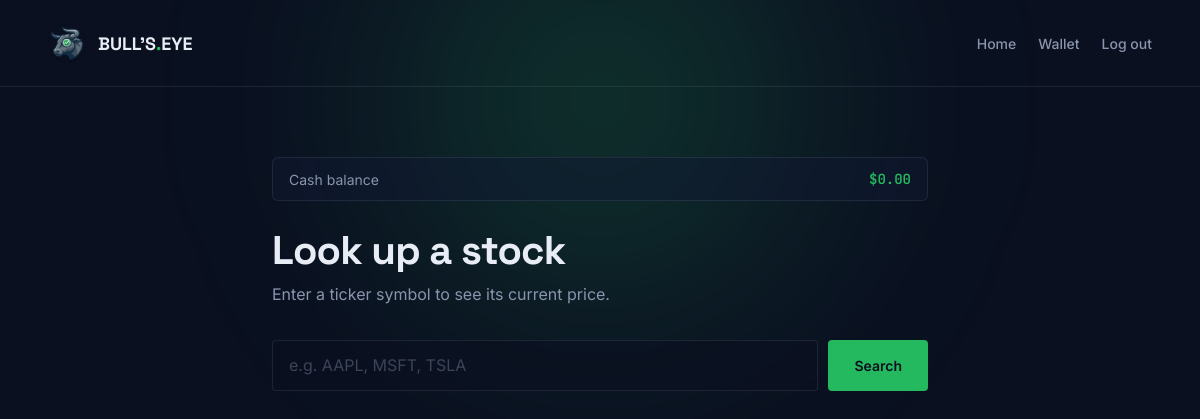
Page /search (signed in) on the earlier database version.
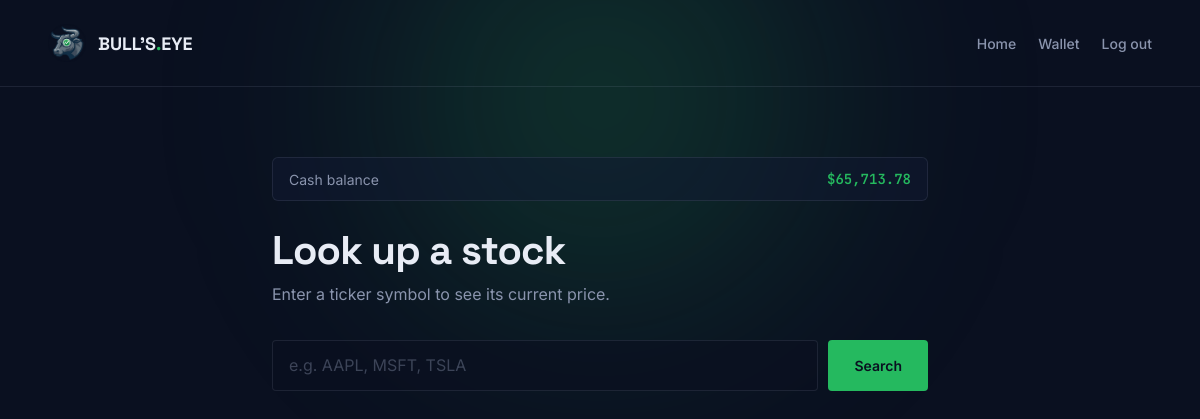
Same page on the later database version.
### tables this page shows
CREATE TABLE wallets (
                user_id INTEGER PRIMARY KEY,
                balance_usd REAL NOT NULL DEFAULT 0,
                FOREIGN KEY (user_id) REFERENCES users(id)
            );

### website.py (the view, shortened to what this page needs)
@app.route("/search")
def search():
    if "user_id" not in session:
        return redirect(url_for("login"))
    ticker = request.args.get("ticker", "").strip()
    period = request.args.get("period", "1y").strip()
    result = None
    history = None
    error = None
    wallet.ensure_wallet(session["user_id"])
    w = wallet.get_wallet(session["user_id"])
    shares_owned = 0.0
    if result:
        shares_owned = wallet.get_shares(session["user_id"], result["ticker"])
    return render_template(
        "search.html",
        name=session.get("user_name"),
        ticker=ticker,
        result=result,
        history=history,
        period=period,
        error=error,
        balance=w["balance_usd"] if w else 0.0,
        shares_owned=shares_owned,
    )

### wallet.py (called while the page is built)
def get_db():
    conn = sqlite3.connect(DB_PATH)
    conn.row_factory = sqlite3.Row
    return conn

def ensure_wallet(user_id):
    with get_db() as conn:
        row = conn.execute(
            "SELECT 1 FROM wallets WHERE user_id = ?", (user_id,)
        ).fetchone()
        if row is None:
            conn.execute(
                "INSERT INTO wallets (user_id, balance_usd) VALUES (?, ?)",
                (user_id, STARTING_BALANCE),
            )

def get_wallet(user_id):
    with get_db() as conn:
        row = conn.execute(
            "SELECT balance_usd FROM wallets WHERE user_id = ?",
            (user_id,),
        ).fetchone()
    if row is None:
        return None
    return {"balance_usd": float(row["balance_usd"])}

### templates/search.html (shortened to what this page needs)
<!DOCTYPE html>
<html lang="en">
<head>
</head>
<body>
<nav>
  <a href="{{ url_for('home') }}" class="brand">
    <img src="{{ url_for('static', filename='logo.png') }}" alt="Bull's Eye Logo">
    <span class="brand-text">BULL'S<span class="dot">.</span>EYE</span>
  </a>
  <div class="nav-right">
    <a href="{{ url_for('home') }}">Home</a>
    <a href="{{ url_for('wallet_page') }}">Wallet</a>
    <a href="{{ url_for('logout') }}">Log out</a>
  </div>
</nav>
<main>
  <div class="balance-bar">
    <span class="label">Cash balance</span>
    <span class="value">${{ "{:,.2f}".format(balance) }}</span>
  </div>
  <h1>Look up a stock</h1>
  <p class="lede">Enter a ticker symbol to see its current price.</p>
  <form class="search-form" method="GET" action="{{ url_for('search') }}">
    <input type="text" name="ticker" value="{{ ticker or '' }}" placeholder="e.g. AAPL, MSFT, TSLA" autocomplete="off" autofocus required>
    <button type="submit">Search</button>
  </form>
</main>
</body>
</html>

### templates/search.html (style rules this page uses)
:root { --bg: #0a1020; --ink: #e8ecf5; --ink-dim: #8a94ad; --accent: #25b95f; --accent-glow: rgba(37, 185, 95, 0.25); --danger: #ff6b6b; --line: rgba(138, 148, 173, 0.15); --panel: rgba(17, 25, 50, 0.5); }
* { margin: 0; padding: 0; box-sizing: border-box; }
html, body { background: var(--bg); color: var(--ink); font-family: 'Inter', sans-serif; min-height: 100vh; -webkit-font-smoothing: antialiased; }
body::before { content: ''; position: fixed; width: 700px; height: 700px; border-radius: 50%; background: radial-gradient(circle, var(--accent-glow) 0%, transparent 65%); filter: blur(90px); top: -250px; left: 50%; transform: translateX(-50%); z-index: 0; pointer-events: none; }
nav { position: relative; z-index: 2; display: flex; justify-content: space-between; align-items: center; padding: 24px 48px; border-bottom: 1px solid var(--line); }
.brand { display: flex; align-items: center; gap: 12px; text-decoration: none; color: var(--ink); }
.brand img { width: 38px; height: 38px; }
.brand-text { font-family: 'Space Grotesk', sans-serif; font-weight: 700; font-size: 18px; }
.brand-text .dot { color: var(--accent); }
.nav-right { display: flex; align-items: center; gap: 22px; }
.nav-right a { color: var(--ink-dim); text-decoration: none; font-size: 14px; font-weight: 500; transition: color 0.2s; }
main { position: relative; z-index: 1; max-width: 720px; margin: 0 auto; padding: 70px 32px 60px; }
h1 { font-family: 'Space Grotesk', sans-serif; font-weight: 700; font-size: clamp(28px, 4vw, 40px); letter-spacing: -0.02em; margin-bottom: 8px; }
.lede { color: var(--ink-dim); font-size: 16px; margin-bottom: 36px; }
.search-form { display: flex; gap: 10px; margin-bottom: 32px; }
.search-form input { flex: 1; background: rgba(10, 16, 32, 0.6); border: 1px solid var(--line); color: var(--ink); font-family: 'JetBrains Mono', monospace; font-size: 16px; font-weight: 500; padding: 14px 16px; border-radius: 4px; outline: none; text-transform: uppercase; transition: border-color 0.2s, box-shadow 0.2s; }
.search-form input::placeholder { color: rgba(138, 148, 173, 0.4); text-transform: none; font-family: 'Inter', sans-serif; font-weight: 400; }
.search-form button { padding: 0 26px; background: var(--accent); color: var(--bg); border: none; border-radius: 4px; font-family: 'Inter', sans-serif; font-weight: 600; font-size: 14px; cursor: pointer; transition: all 0.25s ease; }
.balance-bar { display: flex; justify-content: space-between; align-items: center; background: var(--panel); border: 1px solid var(--line); border-radius: 6px; padding: 12px 16px; margin-bottom: 24px; font-size: 14px; }
.balance-bar .label { color: var(--ink-dim); }
.balance-bar .value { font-family: 'JetBrains Mono', monospace; font-weight: 600; color: var(--accent); }

Differences in the rows shown:
changed wallets: balance_usd "0.00" → "65,713.78"
